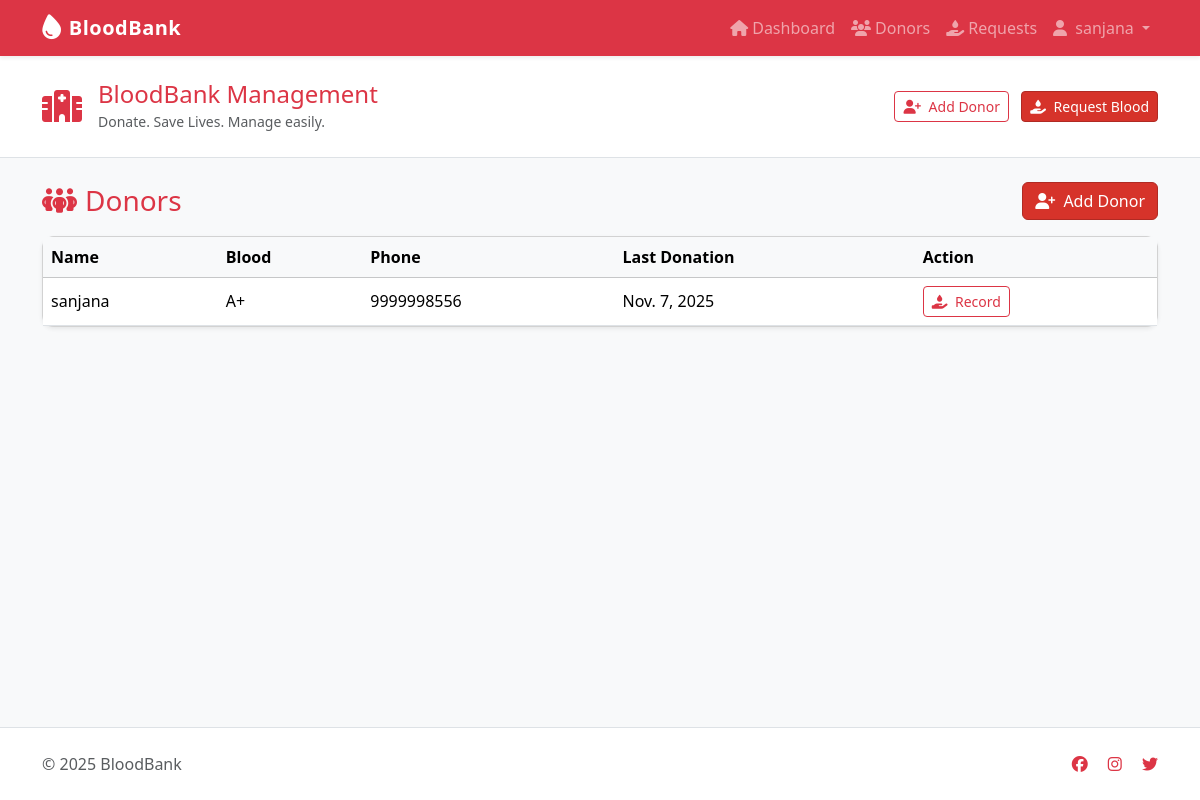
/donors/ (signed in), run on the app's committed database.
### bloodbank/models.py (models this page shows, shortened)
class Donor(models.Model):
    name = models.CharField(max_length=200)
    email = models.EmailField(blank=True, null=True)
    phone = models.CharField(max_length=20, blank=True)
    blood_group = models.CharField(max_length=3, choices=BLOOD_GROUPS)
    last_donation = models.DateField(blank=True, null=True)
    address = models.TextField(blank=True)

### bloodbank/views.py (the view)
# urls.py: path('donors/', views.donors_list, name='donors_list'),
def donors_list(request):
    donors = Donor.objects.all().order_by('name')
    return render(request, 'bloodbank/donors_list.html', {'donors': donors})

### templates/bloodbank/donors_list.html
{% extends 'bloodbank/base.html' %}
{% block content %}
<div class="d-flex justify-content-between align-items-center mb-3">
  <h3 class="mb-0 text-danger"><i class="fa-solid fa-people-group me-2"></i>Donors</h3>
  <a class="btn btn-danger" href="{% url 'add_donor' %}"><i class="fa-solid fa-user-plus me-1"></i> Add Donor</a>
</div>
<div class="card shadow-sm">
  <div class="card-body p-0">
    <table class="table table-hover mb-0 align-middle">
      <thead class="table-light">
        <tr><th>Name</th><th>Blood</th><th>Phone</th><th>Last Donation</th><th>Action</th></tr>
      </thead>
      <tbody>
        {% for d in donors %}
        <tr>
          <td>{{ d.name }}</td><td>{{ d.blood_group }}</td><td>{{ d.phone }}</td><td>{{ d.last_donation|default:'-' }}</td>
          <td><a class="btn btn-sm btn-outline-danger" href="{% url 'record_donation' d.id %}"><i class="fa-solid fa-hand-holding-droplet me-1"></i> Record</a></td>
        </tr>
        {% endfor %}
      </tbody>
    </table>
  </div>
</div>
{% endblock %}

### templates/bloodbank/base.html (shortened to what this page needs)
{% load static %}
<!doctype html>
<html lang="en">
<head>
  <link href="https://cdn.jsdelivr.net/npm/bootstrap@5.3.2/dist/css/bootstrap.min.css" rel="stylesheet">
  <link href="https://cdnjs.cloudflare.com/ajax/libs/font-awesome/6.5.0/css/all.min.css" rel="stylesheet">
  <link rel="stylesheet" href="{% static 'css/custom.css' %}">
</head>
<body>
  <nav class="navbar navbar-expand-lg navbar-dark bg-danger shadow-sm">
  <div class="container">
    <a class="navbar-brand d-flex align-items-center" href="{% url 'home' %}">
      <i class="fa-solid fa-droplet fa-lg me-2"></i>
      <span>BloodBank</span>
    </a>
    <div class="collapse navbar-collapse" id="navmenu">
      <ul class="navbar-nav ms-auto">
        <li class="nav-item"><a class="nav-link" href="{% url 'home' %}"><i class="fa-solid fa-house me-1"></i>Dashboard</a></li>
        <li class="nav-item"><a class="nav-link" href="{% url 'donors_list' %}"><i class="fa-solid fa-users me-1"></i>Donors</a></li>
        <li class="nav-item"><a class="nav-link" href="{% url 'requests_list' %}"><i class="fa-solid fa-hand-holding-droplet me-1"></i>Requests</a></li>
        {% if user.is_authenticated %}
          <li class="nav-item dropdown">
            <a class="nav-link dropdown-toggle" href="#" role="button" data-bs-toggle="dropdown">
              <i class="fa-solid fa-user me-1"></i> {{ user.username }}
            </a>
          </li>
        {% else %}
          <li class="nav-item"><a class="nav-link" href="{% url 'login' %}"><i class="fa-solid fa-right-to-bracket me-1"></i>Login</a></li>
          <li class="nav-item"><a class="nav-link" href="{% url 'register' %}"><i class="fa-solid fa-user-plus me-1"></i>Register</a></li>
        {% endif %}
      </ul>
    </div>
  </div>
</nav>
  <header class="py-4 bg-white border-bottom mb-4">
    <div class="container d-flex align-items-center justify-content-between flex-wrap">
      <div class="d-flex align-items-center mb-2 mb-md-0">
        <i class="fa-solid fa-hospital fa-2x text-danger me-3"></i>
        <div>
          <h1 class="h4 mb-0 text-danger">BloodBank Management</h1>
          <small class="text-muted">Donate. Save Lives. Manage easily.</small>
        </div>
      </div>
      <div>
        <a class="btn btn-outline-danger btn-sm me-2" href="{% url 'add_donor' %}">
          <i class="fa-solid fa-user-plus me-1"></i> Add Donor
        </a>
        <a class="btn btn-danger btn-sm" href="{% url 'add_request' %}">
          <i class="fa-solid fa-hand-holding-droplet me-1"></i> Request Blood
        </a>
      </div>
    </div>
  </header>
  <main class="container mb-5">
    {% block content %}
    {% endblock %}
  </main>
  <footer class="py-4 bg-white border-top">
    <div class="container d-flex justify-content-between align-items-center flex-wrap">
      <div class="text-muted">© <span id="year"></span> BloodBank</div>
      <div>
        <a class="text-danger me-3" href="#"><i class="fa-brands fa-facebook"></i></a>
        <a class="text-danger me-3" href="#"><i class="fa-brands fa-instagram"></i></a>
        <a class="text-danger" href="#"><i class="fa-brands fa-twitter"></i></a>
      </div>
    </div>
  </footer>
</body>
</html>

### static/css/custom.css (style rules this page uses)
body { background: #f8f9fb; }
.navbar-brand .fa-droplet { transform: rotate(-10deg); }
.card { border-radius: 12px; }
.btn-danger { background: #d6332a; border-color: #b02a23; }
footer .text-muted { color: #666; }

### templates/bloodbank/base.html (style rules this page uses)
body { background-color: #f8f9fa; min-height: 100vh; display: flex; flex-direction: column; }
footer { margin-top: auto; }
.navbar-brand span { font-weight: 600; letter-spacing: 0.5px; }
header { border-bottom: 3px solid #dc3545; }

### data on the page
Donor: name "sanjana", blood_group "A+", phone "9999998556", last_donation "Nov. 7, 2025"

### other printed values
{{ user.username }} "sanjana"
